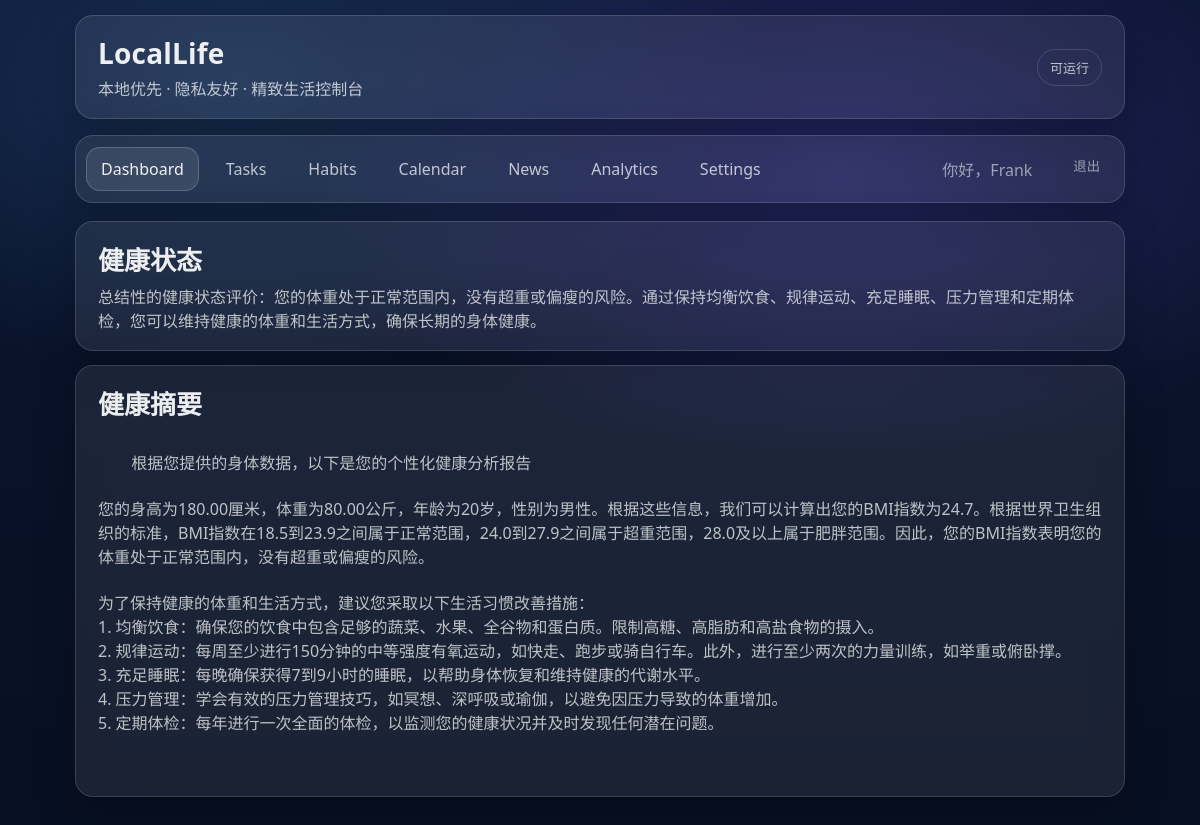
The app's page / (signed in) with its own data.
### profiles/models.py (models this page shows, shortened)
class HealthProfile(models.Model):
    user = models.OneToOneField(settings.AUTH_USER_MODEL, on_delete=models.CASCADE)
    height_cm = models.DecimalField(max_digits=5, decimal_places=2,null=True, blank=True)
    weight_kg = models.DecimalField(max_digits=5, decimal_places=2, null=True, blank=True)
    age_year=models.IntegerField(null=True,blank=True)
    updated_at = models.DateTimeField(auto_now=True)
    GENDER_CHOICES = [
        ("M", "男"),
        ("F", "女"),
    ]
    gender = models.CharField(max_length=1, choices=GENDER_CHOICES,blank=True)
    ai_summary = models.TextField(blank=True, default="")
    ai_status = models.CharField(max_length=64, blank=True, default="")
    ai_signature = models.CharField(max_length=64, blank=True, default="")  # 用于判断“数据是否变过”
    ai_updated_at = models.DateTimeField(null=True, blank=True)

### core/views.py (the view, shortened to what this page needs)
# urls.py: path("", views.dashboard, name="dashboard"),
@login_required
def dashboard(request):
    profile = HealthProfile.objects.filter(user=request.user).first()
    has_basic = (profile is not None and profile.height_cm is not None and profile.weight_kg is not None and profile.age_year is not None)
    ai_summary = ""
    ai_status = ""
    if has_basic:
        sig = make_signature(profile)
        if profile.ai_signature == sig and profile.ai_summary:
            ai_summary = profile.ai_summary
            ai_status = profile.ai_status or ""
    return render(request,"core/dashboard.html",
                {"has_basic": has_basic,
                "ai_summary": ai_summary,
                "ai_status": ai_status,
                "profile": profile}
    )

### core/views.py (called while the page is built)
def make_signature(profile: HealthProfile) -> str:
    raw = f"{profile.height_cm}|{profile.weight_kg}|{profile.age_year}|{profile.gender}"
    return hashlib.sha256(raw.encode("utf-8")).hexdigest()

### templates/core/dashboard.html (shortened to what this page needs)
{% extends "base.html" %}
{% block content %}
  <section class="glass card">
    <div class="card-title">健康状态</div>
    {% if has_basic %}
      <div class="card-subtitle">
        {{ ai_status|default:"检查中..." }}
      </div>
    {% else %}
      <div class="card-subtitle">
        健康检查暂不可用，请先去 Settings 填写健康基本信息
      </div>
    {% endif %}
  </section>
  <section class="glass card">
    <div class="card-title">健康摘要</div>
    {% if has_basic %}
      <div class="card-subtitle" style="white-space: pre-wrap;">
        {{ ai_summary }}
      </div>
    {% else %}
      <div class="card-subtitle">请先去 Settings 填写健康基本信息</div>
    {% endif %}
  </section>
{% endblock %}

### templates/base.html (shortened to what this page needs)
<!doctype html>
<html lang="zh">
<head>
  {%load static%}
  <link rel="stylesheet" href="{% static 'css/app.css' %}">
</head>
<body>
  <div class="wrap">
    <header class="glass header">
      <div>
        <div class="brand">LocalLife</div>
        <div class="slogan">本地优先 · 隐私友好 · 精致生活控制台</div>
      </div>
      <div class="badge">可运行</div>
    </header>
    <nav class="glass tabs">
      {% if user.is_authenticated %}
        {% url 'core:dashboard' as dash_url %}
        {% url 'tasks:index' as tasks_url %}
        {% url 'habits:index' as habits_url %}
        {% url 'planner:index' as cal_url %}
        {% url 'news:home' as news_url %}
        {% url 'analytics_app:index' as ana_url %}
        {% url 'profiles:settings' as set_url %}
        <div class="tabs-left">
          <a class="tab {% if request.path == dash_url %}active{% endif %}" href="{{ dash_url }}">Dashboard</a>
          <a class="tab {% if request.path|slice:":7" == "/tasks/" %}active{% endif %}" href="{{ tasks_url }}">Tasks</a>
          <a class="tab {% if request.path|slice:":8" == "/habits/" %}active{% endif %}" href="{{ habits_url }}">Habits</a>
          <a class="tab {% if request.path|slice:":10" == "/calendar/" %}active{% endif %}" href="{{ cal_url }}">Calendar</a>
          <a class="tab {% if request.path|slice:":7" == "/news/" %}active{% endif %}" href="{{ news_url }}">News</a>
          <a class="tab {% if request.path|slice:":11" == "/analytics/" %}active{% endif %}" href="{{ ana_url }}">Analytics</a>
          <a class="tab {% if request.path|slice:":10" == "/settings/" %}active{% endif %}" href="{{ set_url }}">Settings</a>
        </div>
        <div class="tabs-right">
        <span class="tab subtle">你好，{{ user.username }}</span>
        <form method="post" action="{% url 'logout' %}" style="display:inline;">
          <button type="submit" class="tab subtle" style="background:transparent;border:0;cursor:pointer;">
            退出
          </button>
        </form>
      </div>
      {% else %}
        <div class="tabs-left">
          <a class="tab subtle">未登录</a>
        </div>
      {% endif %}
    </nav>
    <main>
      {% block content %}{% endblock %}
    </main>
  </div>
</body>
</html>

### static/css/app.css (style rules this page uses)
:root { --bg1:#071022; --bg2:#0a1530; --glass: rgba(255,255,255,.08); --stroke: rgba(255,255,255,.14); --text: rgba(255,255,255,.92); --muted: rgba(255,255,255,.72); --muter: rgba(255,255,255,.55); }
* { box-sizing:border-box; margin:0; padding:0; }
body { margin:0; font-family: system-ui, -apple-system, Segoe UI, Roboto, "PingFang SC", "Microsoft YaHei", sans-serif; color: var(--text); background: radial-gradient(900px 500px at 70% 20%, rgba(120,90,255,.25), transparent 60%), radial-gradient(900px 500px at 20% 10%, rgba(90,170,255,.18), transparent 60%), linear-gradient(180deg, var(--bg2), var(--bg1)); min-height: 100vh; }
.wrap { width: 90%; max-width: 1200px; min-width: 320px; margin: 0 auto; padding: 15px; }
.glass { background: var(--glass); border: 1px solid var(--stroke); border-radius: 18px; backdrop-filter: blur(14px); -webkit-backdrop-filter: blur(14px); box-shadow: 0 14px 40px rgba(0,0,0,.25); }
.header { padding: 18px 22px; display:flex; align-items:center; justify-content: space-between; margin-bottom: 16px; }
.brand { font-size: 28px; font-weight: 750; letter-spacing: .2px; }
.slogan { color: var(--muted); margin-top: 4px; }
.badge { padding: 8px 12px; border-radius: 999px; border: 1px solid var(--stroke); color: var(--muted); font-size: 13px; }
.tabs { padding: 10px; display:flex; gap: 8px; align-items:center; margin-bottom: 18px; }
.tab { padding: 10px 14px; border-radius: 14px; text-decoration:none; color: var(--muted); border: 1px solid transparent; }
.tab.active { color: var(--text); background: rgba(255,255,255,.10); border-color: rgba(255,255,255,.18); }
.tab.subtle { color: var(--muter); }
.card { padding: 18px 22px; margin-bottom: 14px; }
.card-title { font-size: 26px; font-weight: 760; margin-bottom: 6px; }
.card-subtitle { color: var(--muted); font-size: 16px; }
.tabs { display:flex; flex-wrap: wrap; gap: 10px; align-items: center; }
.tabs-left { display:flex; flex-wrap: wrap; column-gap: 12px; row-gap: 16px; }
.tabs-right { margin-left: auto; display:flex; column-gap: 12px; row-gap: 16px; }

### records on screen
HealthProfile: ai_status "总结性的健康状态评价：您的体重处于正常范围内，没有超重或偏瘦的风险。通过保持均衡饮食、规律运动、充足睡眠、压力管理和定期体检，您可以维持健康的体重和生活方式，确保长期的身体健康。", ai_summary "根据您提供的身体数据，以下是您的个性化健康分析报告 您的身高为180.00厘米，体重为80.00公斤，年龄为20岁，性别为男性。根据这些信息，我们可以计算出您的BMI指数为24.7。根据世界卫生组织的标准，BMI指数在18.5到23.9之间属于正常范围，24.0到27.9之间属于超重范围，28.0及以上属于肥胖范围。因此，您的BMI指数表明您的体重处于正常范围内，没有超重或偏瘦的风险。 为了保持健康的体重和生活方式，建议您采取以下生活习惯改善措施： 1. 均衡饮食：确保您的饮食中包含足够的蔬菜、水果、全谷物和蛋白质。限制高糖、高脂肪和高盐食物的摄入。 2. 规律运动：每周至少进行150分钟的中等强度有氧运动，如快走、跑步或骑自行车。此外，进行至少两次的力量训练，如举重或俯卧撑。 3. 充足睡眠：每晚确保获得7到9小时的睡眠，以帮助身体恢复和维持健康的代谢水平。 4. 压力管理：学会有效的压力管理技巧，如冥想、深呼吸或瑜伽，以避免因压力导致的体重增加。 5. 定期体检：每年进行一次全面的体检，以监测您的健康状况并及时发现任何潜在问题。"

### other values on screen
{{ user.username }} "Frank"
